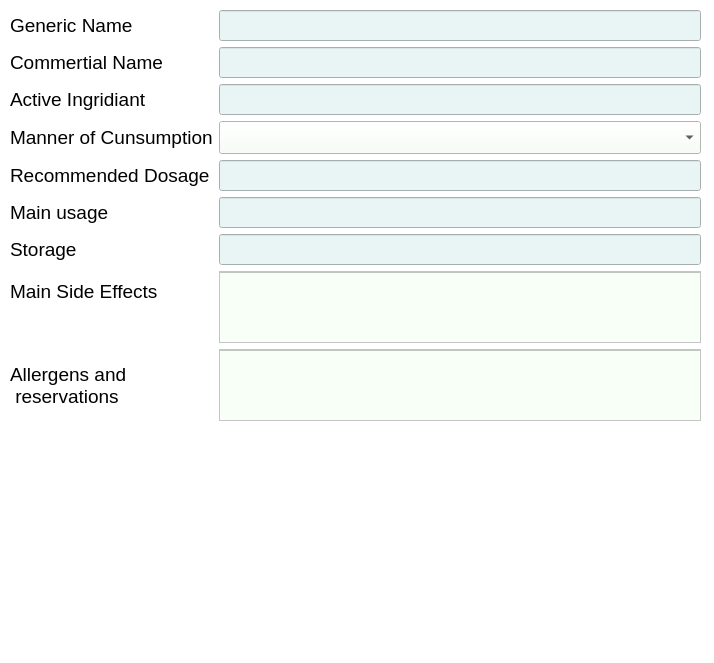
<?xml version="1.0" encoding="UTF-8"?>
<ui version="4.0">
 <class>addMedWindow</class>
 <widget class="QMainWindow" name="addMedWindow">
  <property name="geometry">
   <rect>
    <x>0</x>
    <y>0</y>
    <width>714</width>
    <height>663</height>
   </rect>
  </property>
  <property name="windowTitle">
   <string>MainWindow</string>
  </property>
  <property name="styleSheet">
   <string notr="true">background-color:rgb(255,255,255)</string>
  </property>
  <widget class="QWidget" name="centralwidget">
   <widget class="QWidget" name="formLayoutWidget">
    <property name="geometry">
     <rect>
      <x>10</x>
      <y>10</y>
      <width>691</width>
      <height>411</height>
     </rect>
    </property>
    <layout class="QFormLayout" name="formLayout">
     <item row="0" column="0">
      <widget class="QLabel" name="label">
       <property name="font">
        <font>
         <pointsize>14</pointsize>
        </font>
       </property>
       <property name="text">
        <string>Generic Name</string>
       </property>
       <property name="margin">
        <number>0</number>
       </property>
      </widget>
     </item>
     <item row="0" column="1">
      <widget class="QLineEdit" name="lineEdit">
       <property name="font">
        <font>
         <pointsize>14</pointsize>
        </font>
       </property>
       <property name="styleSheet">
        <string notr="true">background-color:rgb(233, 245, 244)</string>
       </property>
      </widget>
     </item>
     <item row="1" column="0">
      <widget class="QLabel" name="label_2">
       <property name="font">
        <font>
         <pointsize>14</pointsize>
        </font>
       </property>
       <property name="text">
        <string>Commertial Name</string>
       </property>
       <property name="margin">
        <number>0</number>
       </property>
      </widget>
     </item>
     <item row="1" column="1">
      <widget class="QLineEdit" name="lineEdit_2">
       <property name="font">
        <font>
         <pointsize>14</pointsize>
        </font>
       </property>
       <property name="styleSheet">
        <string notr="true">background-color:rgb(233, 245, 244)</string>
       </property>
      </widget>
     </item>
     <item row="2" column="0">
      <widget class="QLabel" name="label_3">
       <property name="font">
        <font>
         <pointsize>14</pointsize>
        </font>
       </property>
       <property name="text">
        <string>Active Ingridiant</string>
       </property>
       <property name="margin">
        <number>0</number>
       </property>
      </widget>
     </item>
     <item row="2" column="1">
      <widget class="QLineEdit" name="lineEdit_3">
       <property name="font">
        <font>
         <pointsize>14</pointsize>
        </font>
       </property>
       <property name="styleSheet">
        <string notr="true">background-color:rgb(233, 245, 244)</string>
       </property>
      </widget>
     </item>
     <item row="3" column="0">
      <widget class="QLabel" name="label_4">
       <property name="font">
        <font>
         <pointsize>14</pointsize>
        </font>
       </property>
       <property name="text">
        <string>Manner of Cunsumption</string>
       </property>
       <property name="margin">
        <number>0</number>
       </property>
      </widget>
     </item>
     <item row="3" column="1">
      <widget class="QComboBox" name="comboBox">
       <property name="font">
        <font>
         <pointsize>16</pointsize>
        </font>
       </property>
       <property name="styleSheet">
        <string notr="true">background-color:rgb(247, 255, 247);</string>
       </property>
      </widget>
     </item>
     <item row="4" column="0">
      <widget class="QLabel" name="label_5">
       <property name="font">
        <font>
         <pointsize>14</pointsize>
        </font>
       </property>
       <property name="text">
        <string>Recommended Dosage</string>
       </property>
       <property name="margin">
        <number>0</number>
       </property>
      </widget>
     </item>
     <item row="4" column="1">
      <widget class="QLineEdit" name="lineEdit_4">
       <property name="font">
        <font>
         <pointsize>14</pointsize>
        </font>
       </property>
       <property name="styleSheet">
        <string notr="true">background-color:rgb(233, 245, 244)</string>
       </property>
      </widget>
     </item>
     <item row="5" column="0">
      <widget class="QLabel" name="label_6">
       <property name="font">
        <font>
         <pointsize>14</pointsize>
        </font>
       </property>
       <property name="text">
        <string>Main usage</string>
       </property>
       <property name="margin">
        <number>0</number>
       </property>
      </widget>
     </item>
     <item row="5" column="1">
      <widget class="QLineEdit" name="lineEdit_5">
       <property name="font">
        <font>
         <pointsize>14</pointsize>
        </font>
       </property>
       <property name="styleSheet">
        <string notr="true">background-color:rgb(233, 245, 244)</string>
       </property>
      </widget>
     </item>
     <item row="6" column="0">
      <widget class="QLabel" name="label_8">
       <property name="font">
        <font>
         <pointsize>14</pointsize>
        </font>
       </property>
       <property name="text">
        <string>Storage</string>
       </property>
       <property name="margin">
        <number>0</number>
       </property>
      </widget>
     </item>
     <item row="6" column="1">
      <widget class="QLineEdit" name="lineEdit_6">
       <property name="font">
        <font>
         <pointsize>14</pointsize>
        </font>
       </property>
       <property name="styleSheet">
        <string notr="true">background-color:rgb(233, 245, 244)</string>
       </property>
      </widget>
     </item>
     <item row="7" column="0">
      <widget class="QLabel" name="label_7">
       <property name="font">
        <font>
         <pointsize>14</pointsize>
        </font>
       </property>
       <property name="text">
        <string>Main Side Effects</string>
       </property>
       <property name="margin">
        <number>0</number>
       </property>
      </widget>
     </item>
     <item row="8" column="0">
      <widget class="QLabel" name="label_9">
       <property name="font">
        <font>
         <pointsize>14</pointsize>
        </font>
       </property>
       <property name="text">
        <string>Allergens and
 reservations</string>
       </property>
       <property name="margin">
        <number>0</number>
       </property>
      </widget>
     </item>
     <item row="7" column="1">
      <widget class="QScrollArea" name="scrollArea">
       <property name="widgetResizable">
        <bool>true</bool>
       </property>
       <widget class="QWidget" name="scrollAreaWidgetContents_3">
        <property name="geometry">
         <rect>
          <x>0</x>
          <y>0</y>
          <width>479</width>
          <height>69</height>
         </rect>
        </property>
        <widget class="QTextEdit" name="textEdit_3">
         <property name="geometry">
          <rect>
           <x>-7</x>
           <y>0</y>
           <width>561</width>
           <height>91</height>
          </rect>
         </property>
         <property name="styleSheet">
          <string notr="true">background-color:rgb(247, 255, 247);</string>
         </property>
        </widget>
       </widget>
      </widget>
     </item>
     <item row="8" column="1">
      <widget class="QScrollArea" name="scrollArea_2">
       <property name="widgetResizable">
        <bool>true</bool>
       </property>
       <widget class="QWidget" name="scrollAreaWidgetContents_4">
        <property name="geometry">
         <rect>
          <x>0</x>
          <y>0</y>
          <width>479</width>
          <height>69</height>
         </rect>
        </property>
        <widget class="QTextEdit" name="textEdit_4">
         <property name="geometry">
          <rect>
           <x>-7</x>
           <y>0</y>
           <width>561</width>
           <height>91</height>
          </rect>
         </property>
         <property name="styleSheet">
          <string notr="true">background-color:rgb(247, 255, 247);</string>
         </property>
        </widget>
       </widget>
      </widget>
     </item>
    </layout>
   </widget>
   <widget class="QLabel" name="label_10">
    <property name="geometry">
     <rect>
      <x>180</x>
      <y>430</y>
      <width>341</width>
      <height>201</height>
     </rect>
    </property>
    <property name="text">
     <string/>
    </property>
    <property name="pixmap">
     <pixmap>media/pharmeci-logo.png</pixmap>
    </property>
    <property name="scaledContents">
     <bool>true</bool>
    </property>
   </widget>
  </widget>
  <widget class="QStatusBar" name="statusbar"/>
 </widget>
 <resources/>
 <connections/>
</ui>
